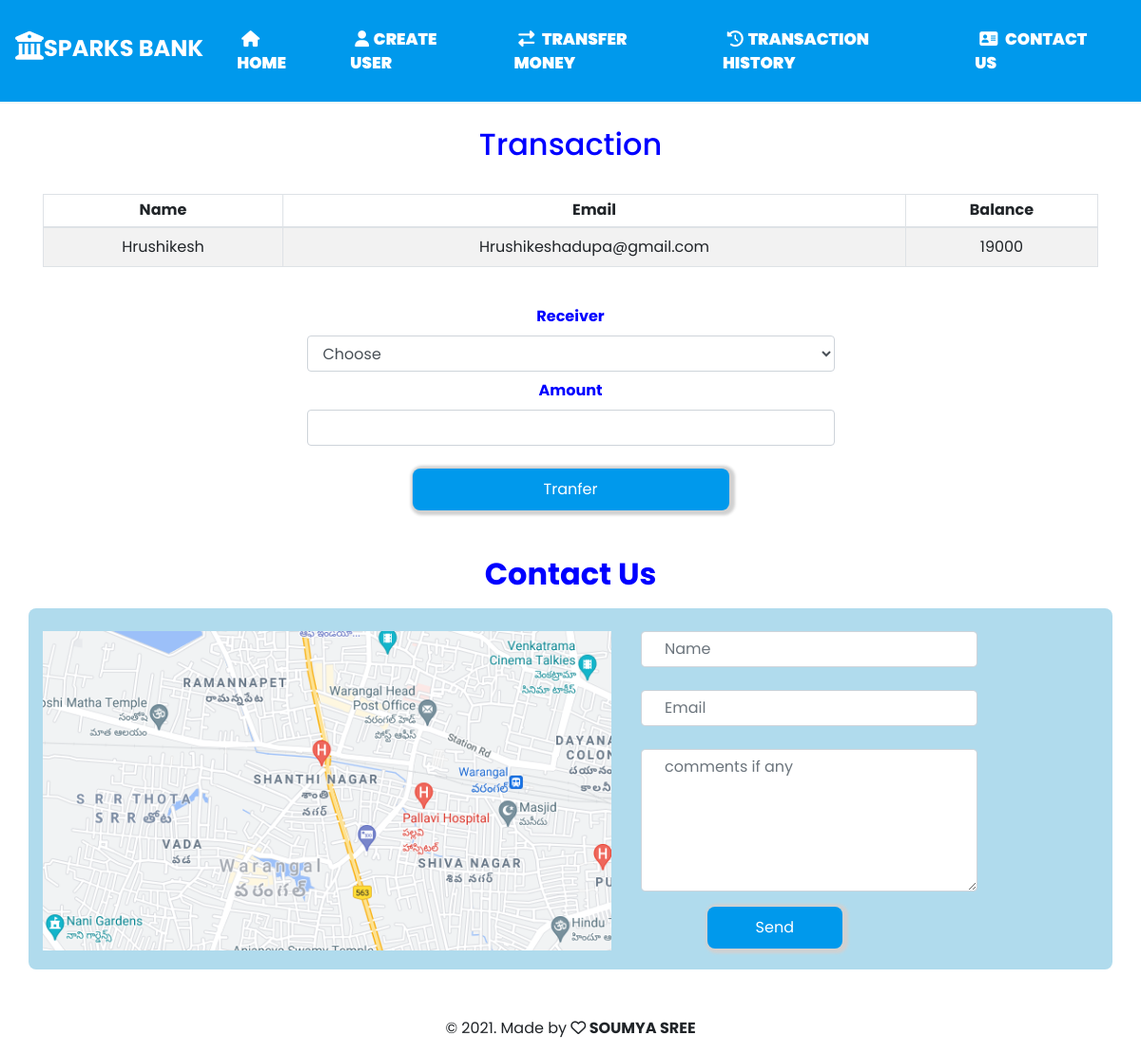
The page /selectuser.php?id=5 on the database its author committed.
### tables this page shows
CREATE TABLE `users` (
  `id` int(11) NOT NULL,
  `email` varchar(255) DEFAULT NULL,
  `name` varchar(255) DEFAULT NULL,
  `Balance` int(255) NOT NULL
);

### selectuser.php (the view, shortened to what this page needs)
<?php
include 'config.php';
$sid = $_GET['id'];
$sql = "select * from users where id=$sid";
$result=mysqli_query($conn,$sql);
$row= mysqli_fetch_assoc($result);
?>
    <!DOCTYPE html>
<head>
    <link rel="stylesheet" style="index.css">
    <link rel="stylesheet" href="https://maxcdn.bootstrapcdn.com/bootstrap/4.5.2/css/bootstrap.min.css">
    <link
    rel="stylesheet"
    href="https://cdnjs.cloudflare.com/ajax/libs/animate.css/4.1.1/animate.min.css"
  />
    <link rel="stylesheet" href='css/navbar.css'>
    <link rel="stylesheet" href='css/index.css'>
</head>
<body>
  <nav class="navbar navbar-expand-md navbar-light">
    <a href="#" class="navbar-brand" style="color:white;"><h4 class="animate__animated animate__bounce"
    style="animation-delay:1s"> <b><i class="fas fa-university fa fa-1.5x"></i>Sparks Bank </b></h4> </a>
    <div class="collapse navbar-collapse" id="navbarmenu">
    <ul class="navbar-nav">
       <li class="nav-item"><a class="nav-link" style="color:white;" href="index.php"><i class="fas fa-home"></i> Home </a></li>
       <li class="nav-item"><a class="nav-link" style="color:white;" href="createuser.php"><i class="fas fa-user"></i>Create User </a></li>
       <li class="nav-item"><a class="nav-link" style="color:white;" href="transfer.php"><i class="fas fa-exchange-alt"></i> Transfer Money </a></li>
       <li class="nav-item"><a class="nav-link"  style="color:white;" href="transhistory.php"><i class="fas fa-history"></i>Transaction History </a></li>
       <li class="nav-item"><a class="nav-link" style="color:white;" href="#contacts"><i class="fas fa-address-card"></i> Contact Us </a></li>
    </ul>
</div>
  </nav>
  <div class="container">
      <h2 class="text-center pt-4" style="color:blue;"> Transaction </h2>
<form method="post" name="userselect"><br>
<div class="table-responsive-md">
    <table class="table table-sm table-striped table-condensed table-bordered">
        <thead>
        <tr>
            <th class="text-center" >Name </th>
            <th class="text-center">Email </th>
            <th class="text-center">Balance </th>
       </tr>
       </thead>
       <tbody>
           <td class="py-2 text-center"><?php echo $row['name']?></td>
           <td class="py-2 text-center"><?php echo $row['email']?></td>
           <td class="py-2 text-center"><?php echo $row['Balance']?></td>
       </tbody>
    </table>
    <br>
</div>
    <center>
    <label style="color:blue;"><b>Receiver </b></label>
    <div class="receiver"><select name ="to" class="form-control" style="width:50%;" required>
                 <option value="" disabled selected> Choose </option>
                 ?></select></div>
                 <label class="pt-2" style="color:blue;"><b> Amount </b> </label>
                 <div class="amount">
                     <input type="number" class="form-control" style="width:50%;" name="amount" required></div>
            <br>
             <button  id="btn" name= "submit" style="width:30%;border:none;
    background:none;
    color:white;
    box-shadow:2px 1px 3px 4px rgb(209, 209, 209);
    padding:10px;
    border-radius:8px;
    background:#0099ec;
    outline:none;"> Tranfer </button>
                 </center>
            </form>
</div>
<div class="contacts" id="contacts">
<h2 class="text-center mt-5" style="color:blue;font-weight:bold;"> Contact Us </h2>
<div class="container mt-3">
   <div class="contact img">
     <img src="images/map1.png" class="img-fluid mt-4">
   </div>
   <div class="contact-details">
       <form>
     <input type="text" class="form-control mt-4 pl-4" placeholder="Name" name="name1"  required>
     <input type="email" class="form-control mt-4 pl-4" placeholder="Email" name="email1">
     <textarea class="form-control mt-4 pl-4"  placeholder="comments if any" name='text' style="height:150px;" required></textarea>
     <button class="button mt-3" id="send" style="width:40%;"> Send </button>
       </form>
</div>
</div>
</div>
 <center>
<p style="padding-top:50px;">&copy 2021. Made by <b><i class="far fa-heart"></i> SOUMYA SREE</b>
</center>
</body>
</html>

### css/navbar.css (style rules this page uses)
.navbar { position:relative; text-transform: uppercase; background:#0099ec; border-bottom: 2px solid rgb(246, 247, 248); font-size: 0.9rem; width: 100%; font-size: 17px; font-family: "poppins", sans-sarif; z-index: 10; justify-content:space-between; align-items:center; }
.navbar-brand i { font-size:30px; }
.navbar-nav { margin-left:auto; }
.nav-item { padding:0.7rem; }
.navbar-nav .nav-item .nav-link { text-decoration:none; color:white; transition:all 0.5s ease; font-weight:900; }
.navbar-nav .nav-item i { padding:0.3rem; }

### css/index.css (style rules this page uses)
* { margin: 0; padding:0; box-sizing: border-box; font-family:"poppins", sans-sarif; }
.img img { padding-right:5%; }
.button { margin-left:70px; border:none; background:none; color:white; box-shadow:2px 1px 3px 4px rgb(209, 209, 209); padding:10px; border-radius:8px; background:#0099ec; outline:none; }
#btn { border:none; background:none; color:white; box-shadow:2px 1px 3px 4px rgb(209, 209, 209); padding:10px; border-radius:8px; background:#0099ec; outline:none; }
.contacts .container { display:flex; flex-direction:row; background:rgb(176, 219, 237); padding-bottom:20px; border-radius:8px; }

### rows shown on the page
users: name "Hrushikesh", email "Hrushikeshadupa@gmail.com", Balance "19000"
